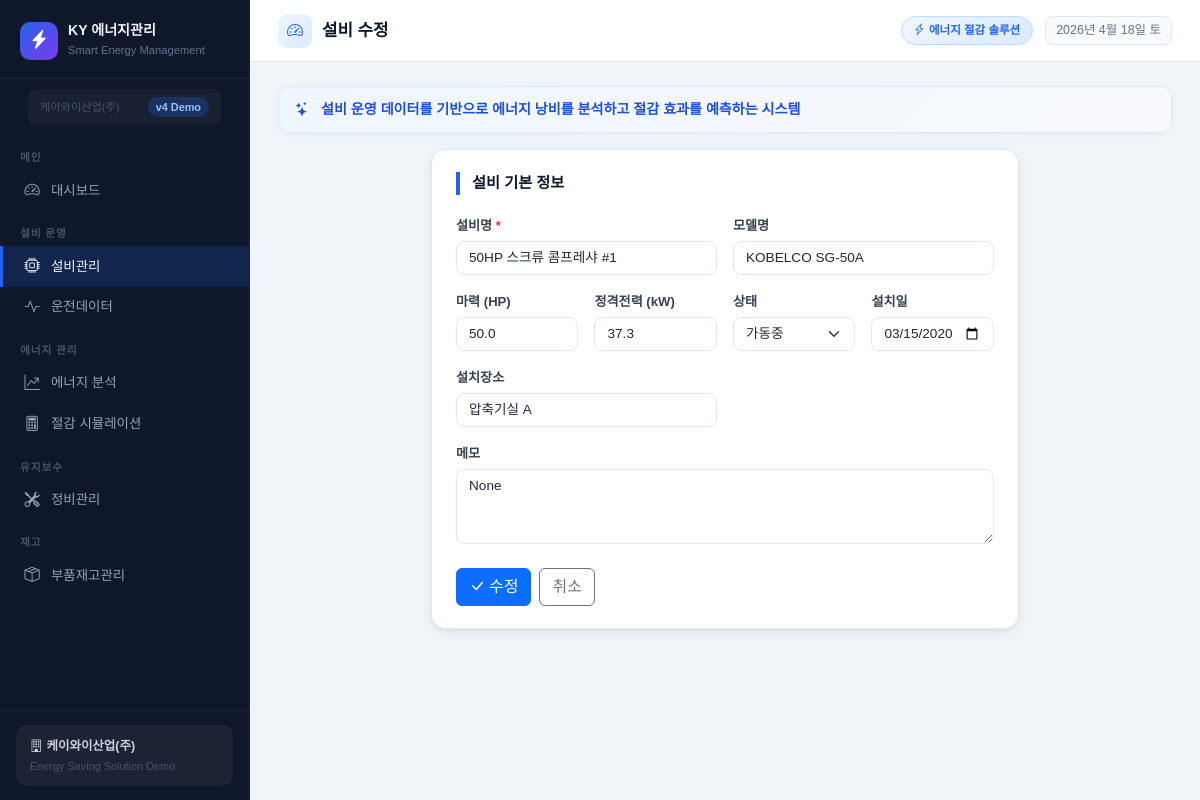
Page /equipment/1/edit on the committed database.
### models.py (models this page shows)
class Equipment(db.Model):
    __tablename__ = 'equipments'
    id           = db.Column(db.Integer, primary_key=True)
    company_id   = db.Column(db.Integer, db.ForeignKey('companies.id'), nullable=True)
    name         = db.Column(db.String(100), nullable=False)
    model        = db.Column(db.String(100))
    horsepower   = db.Column(db.Float)           # HP
    rated_power  = db.Column(db.Float)           # kW
    install_loc  = db.Column(db.String(100))
    status       = db.Column(db.String(20), default='가동중')  # 가동중/정지/점검중
    install_date = db.Column(db.Date)
    memo         = db.Column(db.Text)
    created_at   = db.Column(db.DateTime, default=datetime.utcnow)
    op_logs      = db.relationship('OperationLog', backref='equipment', lazy=True)
    maint_logs   = db.relationship('MaintenanceLog', backref='equipment', lazy=True)
    energy_data  = db.relationship('EnergyAnalysis', backref='equipment', lazy=True)

### routes/equipment.py (the view, shortened to what this page needs)
@equipment_bp.route('/<int:eq_id>/edit', methods=['GET','POST'])
def edit(eq_id):
    eq = Equipment.query.get_or_404(eq_id)
    return render_template('equipment/form.html', eq=eq, action='수정')

### templates/equipment/form.html (shortened to what this page needs)
{% extends 'base.html' %}
{% block page_title %}설비 {{ action }}{% endblock %}
{% block content %}
<div class="row justify-content-center">
  <div class="col-lg-8">
    <div class="card-box">
      <div class="section-title">설비 기본 정보</div>
      <form method="post">
        <div class="row g-3">
          <div class="col-md-6">
            <label class="form-label">설비명 <span class="text-danger">*</span></label>
            <input type="text" name="name" class="form-control" value="{{ eq.name if eq else '' }}" required placeholder="예: 50HP 스크류 콤프레샤 #1">
          </div>
          <div class="col-md-6">
            <label class="form-label">모델명</label>
            <input type="text" name="model" class="form-control" value="{{ eq.model if eq else '' }}" placeholder="예: KOBELCO SG-50A">
          </div>
          <div class="col-md-3">
            <label class="form-label">마력 (HP)</label>
            <input type="number" name="horsepower" class="form-control" step="0.1" value="{{ eq.horsepower if eq else '' }}" placeholder="50">
          </div>
          <div class="col-md-3">
            <label class="form-label">정격전력 (kW)</label>
            <input type="number" name="rated_power" class="form-control" step="0.1" value="{{ eq.rated_power if eq else '' }}" placeholder="37.3">
          </div>
          <div class="col-md-3">
            <label class="form-label">상태</label>
            <select name="status" class="form-select">
              <option value="가동중" {% if eq and eq.status=='가동중' %}selected{% endif %}>가동중</option>
            </select>
          </div>
          <div class="col-md-3">
            <label class="form-label">설치일</label>
            <input type="date" name="install_date" class="form-control"
                   value="{{ eq.install_date.isoformat() if eq and eq.install_date else '' }}">
          </div>
          <div class="col-md-6">
            <label class="form-label">설치장소</label>
            <input type="text" name="install_loc" class="form-control" value="{{ eq.install_loc if eq else '' }}" placeholder="예: 압축기실 A">
          </div>
          <div class="col-12">
            <label class="form-label">메모</label>
            <textarea name="memo" class="form-control" rows="3">{{ eq.memo if eq else '' }}</textarea>
          </div>
        </div>
        <div class="d-flex gap-2 mt-4">
          <button type="submit" class="btn btn-primary"><i class="bi bi-check-lg me-1"></i>{{ action }}</button>
          <a href="/equipment" class="btn btn-outline-secondary">취소</a>
        </div>
      </form>
    </div>
  </div>
</div>
{% endblock %}

### templates/base.html (style rules this page uses)
:root { --primary: #2563eb; --primary-dark: #1d4ed8; --success: #059669; --warning: #d97706; --danger: #dc2626; --purple: #7c3aed; --cyan: #0891b2; --sidebar-bg: #0f172a; --sidebar-w: 250px; --topbar-h: 62px; --card-radius: 14px; --card-shadow: 0 1px 3px rgba(0,0,0,.06), 0 4px 16px rgba(0,0,0,.06); --card-border: #e2e8f0; }
*, *::before, *::after { box-sizing: border-box; }
html, body { height: 100%; }
body { background: #f1f5f9; font-family: 'Noto Sans KR', sans-serif; font-size: 14px; color: #1e293b; }
.card-box { background: #fff; border-radius: var(--card-radius); border: 1px solid var(--card-border); box-shadow: var(--card-shadow); padding: 22px 24px; }
.section-title { font-size: .95rem; font-weight: 700; color: #0f172a; border-left: 4px solid var(--primary); padding-left: 12px; margin-bottom: 20px; }
.form-label { font-size: .82rem; font-weight: 600; color: #374151; margin-bottom: 5px; }
.form-control, .form-select { border-color: #e2e8f0; border-radius: 8px; font-size: .85rem; color: #1e293b; transition: border-color .15s, box-shadow .15s; }

### rows in the picture
Equipment: name "50HP 스크류 콤프레샤 #1", model "KOBELCO SG-50A", horsepower "50.0", rated_power "37.3", status "가동중", install_date "03/15/2020", install_loc "압축기실 A", memo "None"

### other values in the picture
{{ action }} "수정"
